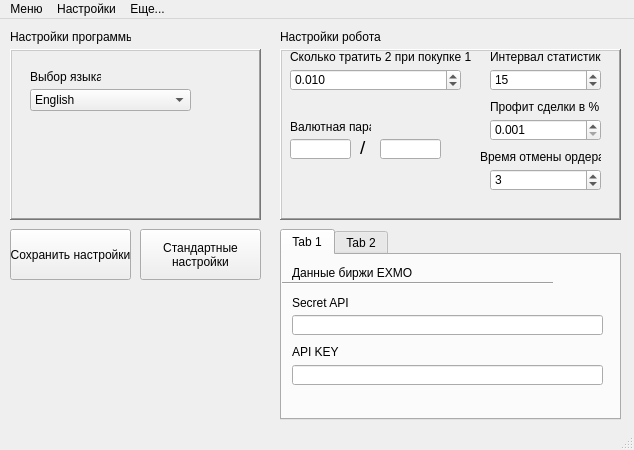
<?xml version="1.0" encoding="UTF-8"?>
<ui version="4.0">
 <class>MainWindow</class>
 <widget class="QMainWindow" name="MainWindow">
  <property name="geometry">
   <rect>
    <x>0</x>
    <y>0</y>
    <width>634</width>
    <height>450</height>
   </rect>
  </property>
  <property name="windowTitle">
   <string>MainWindow</string>
  </property>
  <widget class="QWidget" name="centralwidget">
   <widget class="QFrame" name="frame">
    <property name="geometry">
     <rect>
      <x>10</x>
      <y>30</y>
      <width>251</width>
      <height>171</height>
     </rect>
    </property>
    <property name="frameShape">
     <enum>QFrame::WinPanel</enum>
    </property>
    <property name="frameShadow">
     <enum>QFrame::Raised</enum>
    </property>
    <widget class="QLabel" name="label_2">
     <property name="geometry">
      <rect>
       <x>20</x>
       <y>20</y>
       <width>71</width>
       <height>16</height>
      </rect>
     </property>
     <property name="text">
      <string>Выбор языка</string>
     </property>
    </widget>
    <widget class="QComboBox" name="comboBox">
     <property name="geometry">
      <rect>
       <x>20</x>
       <y>40</y>
       <width>161</width>
       <height>22</height>
      </rect>
     </property>
     <property name="currentText">
      <string>English</string>
     </property>
     <property name="modelColumn">
      <number>0</number>
     </property>
     <item>
      <property name="text">
       <string>English</string>
      </property>
     </item>
     <item>
      <property name="text">
       <string>Русский</string>
      </property>
     </item>
    </widget>
   </widget>
   <widget class="QFrame" name="frame_2">
    <property name="geometry">
     <rect>
      <x>280</x>
      <y>30</y>
      <width>341</width>
      <height>171</height>
     </rect>
    </property>
    <property name="frameShape">
     <enum>QFrame::WinPanel</enum>
    </property>
    <property name="frameShadow">
     <enum>QFrame::Raised</enum>
    </property>
    <widget class="QSpinBox" name="spinBox">
     <property name="geometry">
      <rect>
       <x>210</x>
       <y>20</y>
       <width>111</width>
       <height>22</height>
      </rect>
     </property>
     <property name="minimum">
      <number>5</number>
     </property>
     <property name="maximum">
      <number>30</number>
     </property>
     <property name="value">
      <number>15</number>
     </property>
    </widget>
    <widget class="QLabel" name="label_11">
     <property name="geometry">
      <rect>
       <x>210</x>
       <y>0</y>
       <width>111</width>
       <height>16</height>
      </rect>
     </property>
     <property name="text">
      <string>Интервал статистики</string>
     </property>
    </widget>
    <widget class="QDoubleSpinBox" name="doubleSpinBox">
     <property name="geometry">
      <rect>
       <x>210</x>
       <y>70</y>
       <width>111</width>
       <height>22</height>
      </rect>
     </property>
     <property name="decimals">
      <number>3</number>
     </property>
     <property name="minimum">
      <double>0.001000000000000</double>
     </property>
     <property name="maximum">
      <double>0.015000000000000</double>
     </property>
     <property name="singleStep">
      <double>0.001000000000000</double>
     </property>
     <property name="value">
      <double>0.001000000000000</double>
     </property>
    </widget>
    <widget class="QLabel" name="label_12">
     <property name="geometry">
      <rect>
       <x>210</x>
       <y>50</y>
       <width>111</width>
       <height>16</height>
      </rect>
     </property>
     <property name="text">
      <string>Профит сделки в %</string>
     </property>
    </widget>
    <widget class="QLabel" name="label">
     <property name="geometry">
      <rect>
       <x>200</x>
       <y>100</y>
       <width>121</width>
       <height>16</height>
      </rect>
     </property>
     <property name="text">
      <string>Время отмены ордера</string>
     </property>
    </widget>
    <widget class="QSpinBox" name="spinBox_2">
     <property name="geometry">
      <rect>
       <x>210</x>
       <y>120</y>
       <width>111</width>
       <height>22</height>
      </rect>
     </property>
     <property name="minimum">
      <number>1</number>
     </property>
     <property name="maximum">
      <number>10</number>
     </property>
     <property name="value">
      <number>3</number>
     </property>
    </widget>
    <widget class="QLabel" name="label_13">
     <property name="geometry">
      <rect>
       <x>10</x>
       <y>0</y>
       <width>181</width>
       <height>16</height>
      </rect>
     </property>
     <property name="text">
      <string>Сколько тратить 2 при покупке 1</string>
     </property>
    </widget>
    <widget class="QDoubleSpinBox" name="doubleSpinBox_2">
     <property name="geometry">
      <rect>
       <x>10</x>
       <y>20</y>
       <width>171</width>
       <height>22</height>
      </rect>
     </property>
     <property name="decimals">
      <number>3</number>
     </property>
     <property name="minimum">
      <double>0.001000000000000</double>
     </property>
     <property name="maximum">
      <double>1000.990000000000009</double>
     </property>
     <property name="singleStep">
      <double>0.010000000000000</double>
     </property>
     <property name="value">
      <double>0.010000000000000</double>
     </property>
    </widget>
    <widget class="QLineEdit" name="lineEdit_5">
     <property name="geometry">
      <rect>
       <x>10</x>
       <y>90</y>
       <width>61</width>
       <height>20</height>
      </rect>
     </property>
    </widget>
    <widget class="QLineEdit" name="lineEdit_6">
     <property name="geometry">
      <rect>
       <x>100</x>
       <y>90</y>
       <width>61</width>
       <height>20</height>
      </rect>
     </property>
    </widget>
    <widget class="QLabel" name="label_14">
     <property name="geometry">
      <rect>
       <x>80</x>
       <y>90</y>
       <width>16</width>
       <height>16</height>
      </rect>
     </property>
     <property name="font">
      <font>
       <pointsize>14</pointsize>
      </font>
     </property>
     <property name="text">
      <string>/</string>
     </property>
    </widget>
    <widget class="QLabel" name="label_15">
     <property name="geometry">
      <rect>
       <x>10</x>
       <y>70</y>
       <width>81</width>
       <height>16</height>
      </rect>
     </property>
     <property name="text">
      <string>Валютная пара</string>
     </property>
    </widget>
   </widget>
   <widget class="QLabel" name="label_3">
    <property name="geometry">
     <rect>
      <x>10</x>
      <y>10</y>
      <width>121</width>
      <height>16</height>
     </rect>
    </property>
    <property name="text">
     <string>Настройки программы</string>
    </property>
   </widget>
   <widget class="QLabel" name="label_4">
    <property name="geometry">
     <rect>
      <x>280</x>
      <y>10</y>
      <width>101</width>
      <height>16</height>
     </rect>
    </property>
    <property name="text">
     <string>Настройки робота</string>
    </property>
   </widget>
   <widget class="QTabWidget" name="tabWidget">
    <property name="geometry">
     <rect>
      <x>280</x>
      <y>210</y>
      <width>341</width>
      <height>191</height>
     </rect>
    </property>
    <property name="currentIndex">
     <number>0</number>
    </property>
    <widget class="QWidget" name="tab">
     <attribute name="title">
      <string>Tab 1</string>
     </attribute>
     <widget class="QLabel" name="label_5">
      <property name="geometry">
       <rect>
        <x>10</x>
        <y>10</y>
        <width>161</width>
        <height>16</height>
       </rect>
      </property>
      <property name="text">
       <string>Данные биржи EXMO</string>
      </property>
     </widget>
     <widget class="QLabel" name="label_7">
      <property name="geometry">
       <rect>
        <x>10</x>
        <y>40</y>
        <width>111</width>
        <height>16</height>
       </rect>
      </property>
      <property name="text">
       <string>Secret API</string>
      </property>
     </widget>
     <widget class="QLineEdit" name="lineEdit">
      <property name="geometry">
       <rect>
        <x>10</x>
        <y>60</y>
        <width>311</width>
        <height>20</height>
       </rect>
      </property>
     </widget>
     <widget class="QLineEdit" name="lineEdit_2">
      <property name="geometry">
       <rect>
        <x>10</x>
        <y>110</y>
        <width>311</width>
        <height>20</height>
       </rect>
      </property>
     </widget>
     <widget class="QLabel" name="label_8">
      <property name="geometry">
       <rect>
        <x>10</x>
        <y>90</y>
        <width>47</width>
        <height>13</height>
       </rect>
      </property>
      <property name="text">
       <string>API KEY</string>
      </property>
     </widget>
     <widget class="Line" name="line">
      <property name="geometry">
       <rect>
        <x>0</x>
        <y>20</y>
        <width>271</width>
        <height>16</height>
       </rect>
      </property>
      <property name="orientation">
       <enum>Qt::Horizontal</enum>
      </property>
     </widget>
    </widget>
    <widget class="QWidget" name="tab_2">
     <attribute name="title">
      <string>Tab 2</string>
     </attribute>
     <widget class="QLabel" name="label_6">
      <property name="geometry">
       <rect>
        <x>10</x>
        <y>10</y>
        <width>151</width>
        <height>16</height>
       </rect>
      </property>
      <property name="text">
       <string>Данные биржи Poloniex</string>
      </property>
     </widget>
     <widget class="QLineEdit" name="lineEdit_3">
      <property name="geometry">
       <rect>
        <x>10</x>
        <y>110</y>
        <width>311</width>
        <height>20</height>
       </rect>
      </property>
     </widget>
     <widget class="QLineEdit" name="lineEdit_4">
      <property name="geometry">
       <rect>
        <x>10</x>
        <y>60</y>
        <width>311</width>
        <height>20</height>
       </rect>
      </property>
     </widget>
     <widget class="QLabel" name="label_9">
      <property name="geometry">
       <rect>
        <x>10</x>
        <y>40</y>
        <width>111</width>
        <height>16</height>
       </rect>
      </property>
      <property name="text">
       <string>Secret API</string>
      </property>
     </widget>
     <widget class="QLabel" name="label_10">
      <property name="geometry">
       <rect>
        <x>10</x>
        <y>90</y>
        <width>47</width>
        <height>13</height>
       </rect>
      </property>
      <property name="text">
       <string>API KEY</string>
      </property>
     </widget>
     <widget class="Line" name="line_2">
      <property name="geometry">
       <rect>
        <x>0</x>
        <y>20</y>
        <width>271</width>
        <height>16</height>
       </rect>
      </property>
      <property name="orientation">
       <enum>Qt::Horizontal</enum>
      </property>
     </widget>
    </widget>
   </widget>
   <widget class="QPushButton" name="pushButton">
    <property name="geometry">
     <rect>
      <x>10</x>
      <y>210</y>
      <width>121</width>
      <height>51</height>
     </rect>
    </property>
    <property name="text">
     <string>Сохранить настройки</string>
    </property>
   </widget>
   <widget class="QPushButton" name="pushButton_2">
    <property name="geometry">
     <rect>
      <x>140</x>
      <y>210</y>
      <width>121</width>
      <height>51</height>
     </rect>
    </property>
    <property name="text">
     <string>Стандартные
настройки</string>
    </property>
   </widget>
  </widget>
  <widget class="QMenuBar" name="menubar">
   <property name="geometry">
    <rect>
     <x>0</x>
     <y>0</y>
     <width>634</width>
     <height>21</height>
    </rect>
   </property>
   <widget class="QMenu" name="menu">
    <property name="title">
     <string>Меню</string>
    </property>
    <widget class="QMenu" name="menu_2">
     <property name="title">
      <string>Сигнал продажи</string>
     </property>
     <addaction name="action_4"/>
     <addaction name="action_5"/>
    </widget>
    <widget class="QMenu" name="menu_3">
     <property name="title">
      <string>Сигнал покупки</string>
     </property>
     <addaction name="action_6"/>
     <addaction name="action_7"/>
    </widget>
    <addaction name="menu_2"/>
    <addaction name="menu_3"/>
    <addaction name="action_3"/>
   </widget>
   <widget class="QMenu" name="menu_4">
    <property name="title">
     <string>Настройки</string>
    </property>
    <addaction name="action_8"/>
   </widget>
   <widget class="QMenu" name="menu_5">
    <property name="title">
     <string>Еще...</string>
    </property>
    <addaction name="action_9"/>
    <addaction name="action_10"/>
   </widget>
   <addaction name="menu"/>
   <addaction name="menu_4"/>
   <addaction name="menu_5"/>
  </widget>
  <widget class="QStatusBar" name="statusbar"/>
  <action name="action_3">
   <property name="text">
    <string>Просмотр логов</string>
   </property>
  </action>
  <action name="action_4">
   <property name="text">
    <string>Включить</string>
   </property>
  </action>
  <action name="action_5">
   <property name="text">
    <string>Отключить</string>
   </property>
  </action>
  <action name="action_6">
   <property name="text">
    <string>Включить</string>
   </property>
  </action>
  <action name="action_7">
   <property name="text">
    <string>Отключить</string>
   </property>
  </action>
  <action name="action_8">
   <property name="text">
    <string>Настройки программы</string>
   </property>
  </action>
  <action name="action_9">
   <property name="text">
    <string>Помощь</string>
   </property>
  </action>
  <action name="action_10">
   <property name="text">
    <string>О программе</string>
   </property>
  </action>
 </widget>
 <resources/>
 <connections/>
</ui>
